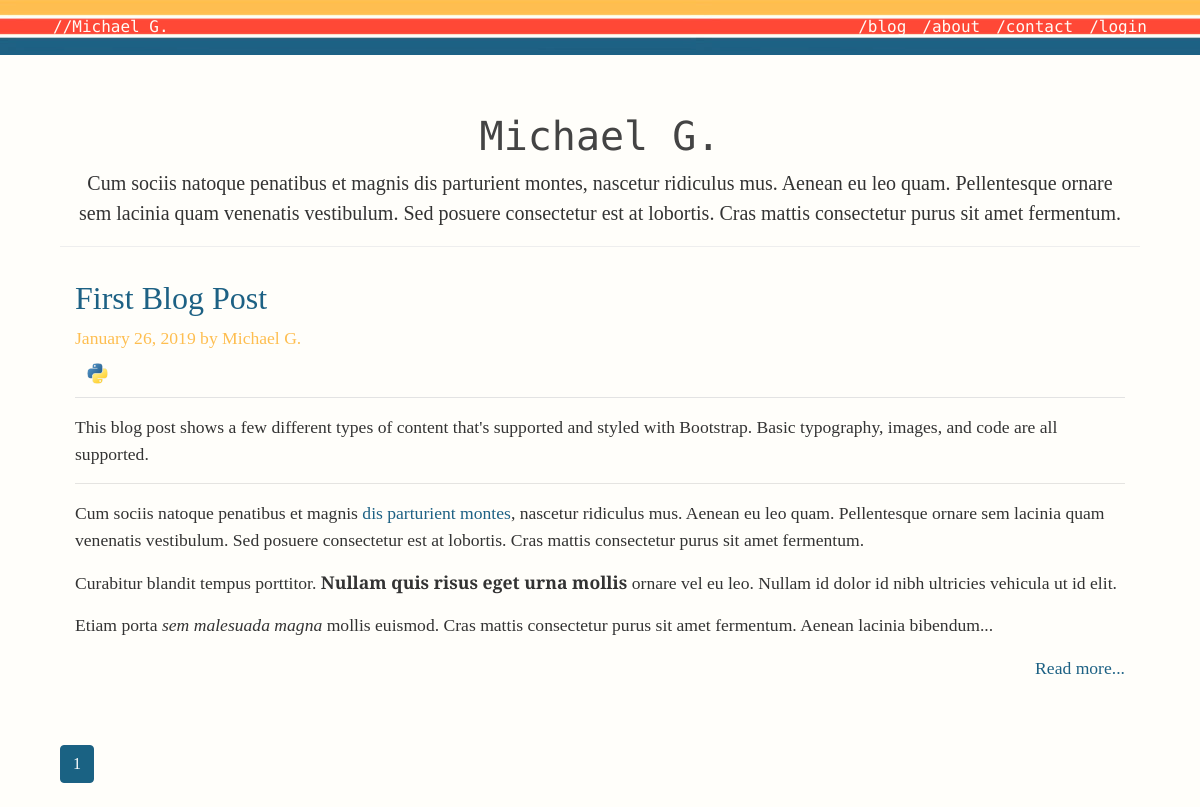
The page / on the database its author committed.
### personal_blog/models.py (models this page shows, shortened)
class Post(ResourceMixin, db.Model):
    id = db.Column(db.Integer, primary_key=True)
    title = db.Column(db.String(100), nullable=False)
    slug = db.Column(db.String(100), unique=True, nullable=False)
    date_posted = db.Column(db.DateTime, nullable=False, default=datetime.utcnow)
    content = db.Column(db.Text, nullable=False)
    user_id = db.Column(db.Integer, db.ForeignKey('user.id'), nullable=False)
    tags = db.relationship('Tag', secondary=posts_and_tags, lazy='subquery', backref=db.backref('pages', lazy=True))

class User(ResourceMixin, UserMixin, db.Model):
    id = db.Column(db.Integer, primary_key=True)
    username = db.Column(db.String(20), unique=True, nullable=False)
    alias = db.Column(db.String(20), unique=True, nullable=False)
    email = db.Column(db.String(120), unique=True, nullable=False)
    admin = db.Column(db.Boolean(), default=False)
    image_file = db.Column(db.String(20), nullable=False, default='default.jpg')
    password = db.Column(db.String(60), nullable=False)
    posts = db.relationship('Post', backref='author', lazy=True)

class Tag(ResourceMixin, db.Model):
    id = db.Column(db.Integer, primary_key=True)
    slug = db.Column(db.String(20), unique=True, nullable=False)
    tag_name = db.Column(db.String(20), unique=True, nullable=False)
    image_file = db.Column(db.String(20), nullable=False, default='default.jpg')

### personal_blog/views.py (the view)
@app.route("/")
def home():
    page = request.args.get('page', 1, type=int)
    posts = Post.query.order_by(Post.date_posted.desc()).paginate(page=page, per_page=5)
    return render_template('home.html', posts=posts, title='Michael G.')

### personal_blog/templates/home.html
{% extends "layout.html" %}
{% block content %}
      {% if title == 'Blog' %}
      <div class="blog-header">
         <div class="container">
            <h1 class="blog-title" align="center">Blog</h1>
         </div>
      </div>
      {% else %}
      <div class="blog-header">
         <div class="container">
            <h1 class="blog-title" align="center">Michael G.</h1>
            <p class="lead blog-description" align="center">
               Cum sociis natoque penatibus et magnis dis parturient montes, nascetur ridiculus mus.
               Aenean eu leo quam. Pellentesque ornare sem lacinia quam venenatis vestibulum.
               Sed posuere consectetur est at lobortis. Cras mattis consectetur purus sit amet fermentum.
            </p>
         </div>
      </div>
      {% endif %}
<div class="blog-post">
   <div class="container">
      {% for post in posts.items %}
      <div class="row">
         <article class="media content-section">
            <div class="col-sm-12 blog-main">
               <div class="media-body">
                  <div class="article-metadata">
                     <h2> <a href="{{ url_for('post', slug=post.slug) }}">{{ post.title }}</a></h2>
                     <p class="blog-post-meta">{{ post.date_posted.strftime('%B %d, %Y') }} by {{ post.author.alias }} </p>
               {% for tag in post.tags %}
                  <a href="{{ url_for('tag_posts', slug=tag.slug) }}", title="{{ tag.tag_name }}">
                  <img class="img-fluid rounded-circle article-img" src="{{ url_for('static', filename='images/tags/' + tag.image_file) }}" >
                  </a>
               {% endfor %}
                  </div>
                  <p class="article-content">{{ post.content| truncate(800) | safe }}</p>
               </div>
               <p class="quiet" style="text-align: right;"><a  href="{{ url_for('post', slug=post.slug) }}">Read more...</a></p>
            </div>
         </article>
      </div>
      {% endfor %}
   </div>
</div>
<div class="row">
   <div class="col-sm-8 blog-main">
      {% for page_num in posts.iter_pages(left_edge=1, right_edge=1, left_current=1, right_current=2) %}
      {% if page_num %}
      {% if posts.page == page_num %}
      <a class="btn btn-info mb-4" href="{{ url_for('home', page=page_num) }}">{{ page_num }}</a>
      {% else %}
      <a class="btn btn-outline-primary mb-4" href="{{ url_for('home', page=page_num) }}">{{ page_num }}</a>
      {% endif %}
      {% else %}
      ...
      {% endif %}
      {% endfor %}
   </div>
</div>
{% endblock content %}

### personal_blog/static/main.css (style rules this page uses)
a { color: #1d6184; }
.blog-title { font-family: 'PT Mono', monospace; }
.lead { font-family: 'Zilla Slab', serif; }
.blog-post-meta { font-family: 'Zilla Slab', serif; }
body { background: #fffefa; color: #333333; margin-top: 5rem; font-family: 'Zilla Slab', serif; font-weight: 400; font-style: normal; }
h1, h2, h3, h4, h5, h6 { color: #444444; font-family: 'Zilla Slab', serif; }
p { font-size: 1.1rem; }
.article-content { white-space: pre-line; }
.article-img { width: 45px; padding: .5rem ; }
.article-metadata { padding-bottom: 1px; margin-bottom: 4px; border-bottom: 1px solid #e3e3e3 }
.btn-info { color: #fff; background-color: #1a6283; border-color: #1d6184; }
.blog-header { padding-top: 2rem; padding-bottom: .1rem; margin-bottom: 2rem; border-bottom: .05rem solid #eee; }
.blog-post { margin-bottom: 3rem; }
.blog-post-meta { color: #febe50; margin-bottom: 0rem; }

### rows shown on the page
Post: title "First Blog Post", date_posted "January 26, 2019", author.alias "Michael G.", content "This blog post shows a few different types of content that's supported and styled with Bootstrap. Basic typography, images, and code are all supported. Cum sociis natoque penatibus et magnis dis parturient montes , nascetur ridiculus mus. Aenean eu leo quam. Pellentesque ornare sem lacinia quam venenatis vestibulum. Sed posuere consectetur est at lobortis. Cras mattis consectetur purus sit amet fermentum. Curabitur blandit tempus porttitor. Nullam quis risus eget urna mollis ornare vel eu leo. Nullam id dolor id nibh ultricies vehicula ut id elit. Etiam porta sem malesuada magna mollis euismod. Cras mattis consectetur purus sit amet fermentum. Aenean lacinia bibendum..."
Tag: image_file (picture)

### other values the page prints
{{ page_num }} "1"
